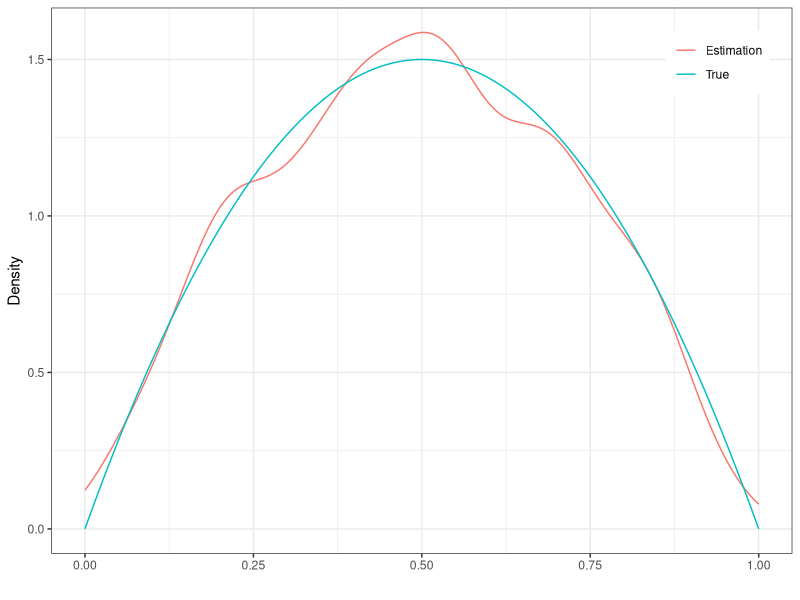
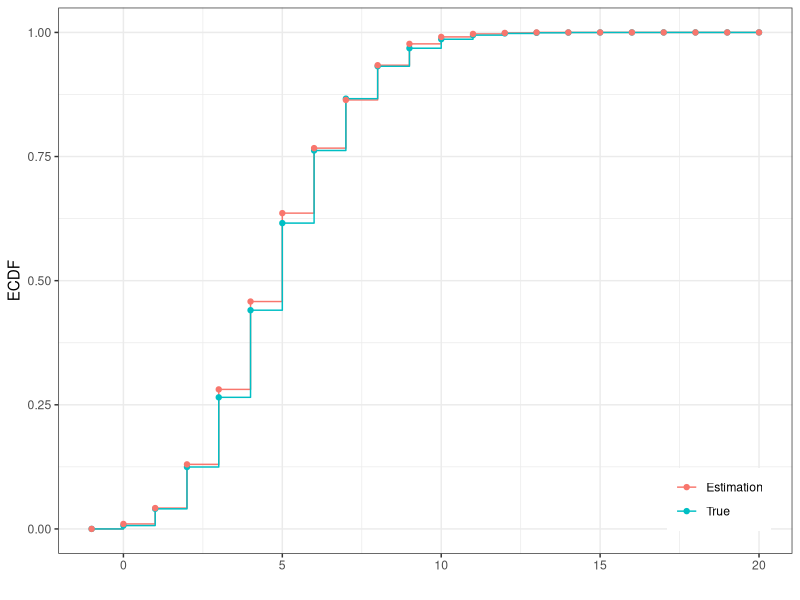

These charts were generated, in order, by the following R code:
## ---- chunk 1
#| eval: true
#| include: false
#| warning: false
#| class-output: outputcode
library(tidyverse)
## ---- chunk 2
#| class-output: outputcode
#| eval: true
set.seed(42)
rnorm(5)
## ---- chunk 3
#| class-output: outputcode
#| eval: true
set.seed(42)
rbinom(5, 10, 0.5)
## ---- chunk 4
#| class-output: outputcode
#| eval: true
set.seed(42)
sample <- rbeta(1000, 2, 2)  # Generate B(2, 2)

density_estim <- density(sample, from = 0, to = 1)
density_true <- dbeta(density_estim$x, 2, 2)

density_df <- tibble(
  x = density_estim$x,
  True = density_true,
  Estimation = density_estim$y
) |> 
  pivot_longer(cols = c(True, Estimation))

ggplot(density_df) +
  geom_line(aes(x = x, y = value, color = name)) +
  xlab("") +
  ylab("Density") +
  theme_bw() +
  theme(
    legend.title = element_blank(),
    legend.position = c(0.9, 0.9)
  )
## ---- chunk 5
#| class-output: outputcode
#| eval: true
set.seed(42)
sample <- rpois(1000, 5)  # Generate P(5)

x = seq(-1, 20, by = 0.1)
ecdf_estim <- ecdf(sample)(x)
ecdf_true <- ppois(x, 5)

ecdf_df <- tibble(
  x = x,
  True = ecdf_true,
  Estimation = ecdf_estim
) |> 
  pivot_longer(cols = c(True, Estimation))

ggplot(ecdf_df) +
  geom_step(
    aes(x = x, y = value, color = name),
    direction = "hv"
  ) +
  geom_point(
    aes(x = x, y = value, color = name),
    data = filter(ecdf_df, x %in% seq(-1, 20, by = 1))
  ) +
  xlab("") +
  ylab("ECDF") +
  theme_bw() +
  theme(
    legend.title = element_blank(),
    legend.position = c(0.9, 0.1)
  )

